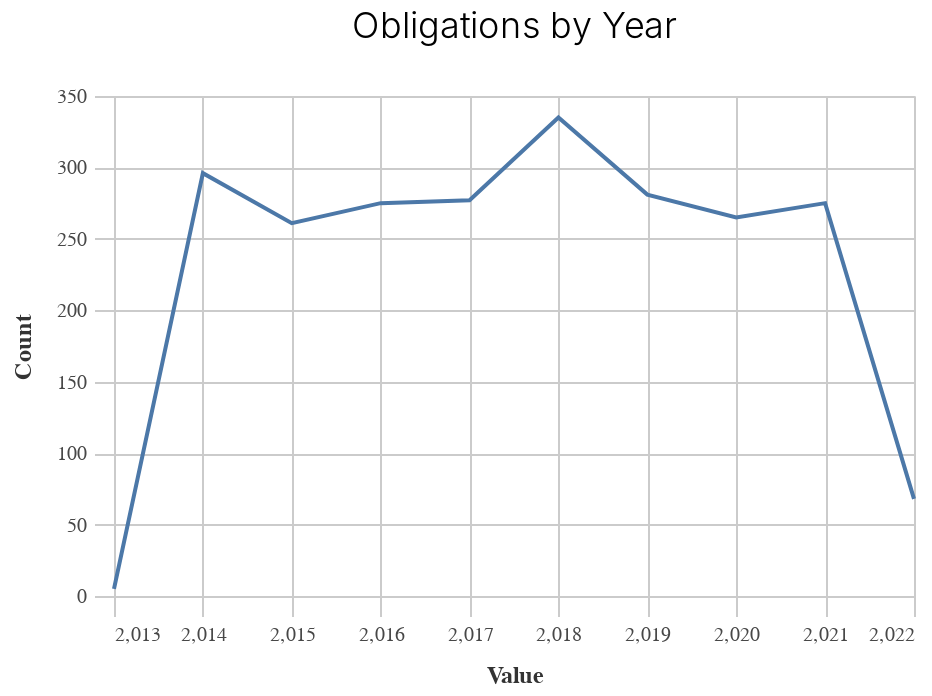

Source (notebook cell):
### Markdown cell above
### Chart

### Code cell
_dla_utils.basic_line_chart((df_top>>filter(_.variable=='prepared_y')), 'value', 'count', subset, 'Obligations by Year')

### Figure 1 — Vega-Lite specification as saved in the notebook (floating-point values rounded to 4 significant figures)
{"config": {"view": {"continuousWidth": 400, "continuousHeight": 300}, "axis": {"domainColor": "#cbcbcb", "grid": true, "gridColor": "#cbcbcb", "gridWidth": 1, "labelColor": "#474747", "labelFont": "Nunito Sans", "labelFontSize": 10, "labelPadding": 4, "tickColor": "#cbcbcb", "tickSize": 10, "titleColor": "#333", "titleFont": "Raleway", "titleFontSize": 12, "titlePadding": 10}, "axisBand": {"grid": false}, "background": "white", "font": "Raleway", "header": {"labelFont": "Nunito Sans", "titleFont": "Raleway"}, "legend": {"labelColor": "#333", "labelFont": "Nunito Sans", "labelFontSize": 11, "labelLimit": 0, "padding": 1, "symbolSize": 30, "symbolType": "square", "titleColor": "#333", "titleFont": "Raleway", "titleFontSize": 14, "titlePadding": 10}, "title": {"anchor": "middle", "font": "Raleway", "fontSize": 18, "fontWeight": 300, "offset": 20}}, "data": {"name": "data-175c0ded35e85c803b01541efbc2e035"}, "mark": "line", "encoding": {"x": {"field": "value", "title": "Value", "type": "quantitative"}, "y": {"field": "count", "title": "Count", "type": "quantitative"}}, "height": 250, "title": "Obligations by Year", "width": 400, "$schema": "https://vega.github.io/schema/vega-lite/v4.17.0.json", "datasets": {"data-175c0ded35e85c803b01541efbc2e035": [{"value": 2018.0, "count": 335, "variable": "prepared_y"}, {"value": 2014.0, "count": 296, "variable": "prepared_y"}, {"value": 2019.0, "count": 281, "variable": "prepared_y"}, {"value": 2017.0, "count": 277, "variable": "prepared_y"}, {"value": 2016.0, "count": 275, "variable": "prepared_y"}, {"value": 2021.0, "count": 275, "variable": "prepared_y"}, {"value": 2020.0, "count": 265, "variable": "prepared_y"}, {"value": 2015.0, "count": 261, "variable": "prepared_y"}, {"value": 2022.0, "count": 68, "variable": "prepared_y"}, {"value": 2013.0, "count": 5, "variable": "prepared_y"}]}}
